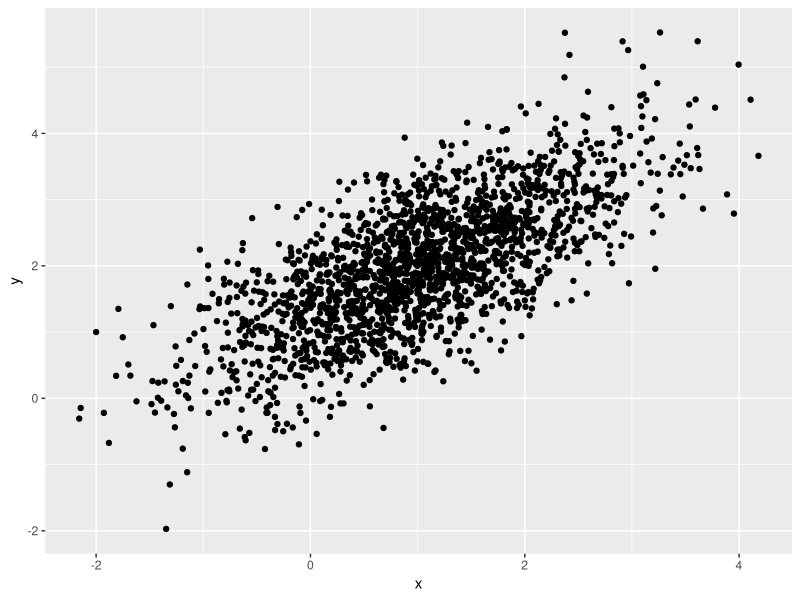

Generate this figure with R:
#http://qh73xe.jimdo.com/%E3%83%97%E3%83%AD%E3%83%83%E3%83%88/%E3%83%91%E3%83%83%E3%82%B1%E3%83%BC%E3%82%B8ggplot/geom-point/
#http://cse.fra.affrc.go.jp/okamura/bayes/mcmc.pdf
#http://stackoverflow.com/questions/19025717/how-to-plot-frequency-with-ggplot
#http://stat.biopapyrus.net/ggplot/geom-point.html
#http://www.calvin.edu/~rpruim/talks/SC11/Seattle/RatSC11/R/Chap-RIntro.R

library(ggplot2)

if(1){
  B <- 2000
  x1 <- x2 <- rep(NA,B+1)
  x1[1] <- -2
  x2[1] <- 1
  for (i in 1:B)
  {
    x1[i+1] <- rnorm(1,1+0.7*(x2[i]-2),
                     sqrt(1-0.7^2))
    x2[i+1] <- rnorm(1,2+0.7*(x1[i+1]-1),
                     sqrt(1-0.7^2))
  }
  df <- data.frame(x=x1, y=x2)
  p<-ggplot(df,aes(x=x,y=y))
  p<-p+geom_point()
  plot(p)
}else{
  # 乱数を利用してサンプルデータを作成
  x <- sort(runif(1000, 1, 10))
  y <- rnorm(1000, 50, 10) * sort(runif(1000,1, 10))
  # ggplot に代入するためのデータフレームを作成
  df <- data.frame(x=x, y=y)
  # 作成したデータフレームを確認
  head(df)
  ##          x        y
  ## 1 1.017262 49.10280
  ## 2 1.020018 41.57822
  ## 3 1.021907 66.32804
  ## 4 1.037068 60.73542
  ## 5 1.050855 34.18668
  ## 6 1.085932 67.09626
  p<-ggplot(df,aes(x=x,y=x))
  p<-p+geom_point()
  plot(p)                       
}
